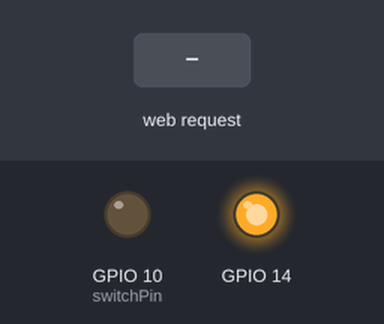
Bench run of a sketch on a simulated ESP32-C6. Shown: output pins drawn as LEDs (lit = HIGH). The test bench sets the inputs (shaded band). WiFi joins after 1.5 s; servers stay silent unless stated; what the sketch prints to the serial monitor is not drawn.

Above: at 3.3 s.
3.4 s: HTTP request GET /sawbird/50ohm received
At 4.5 s:
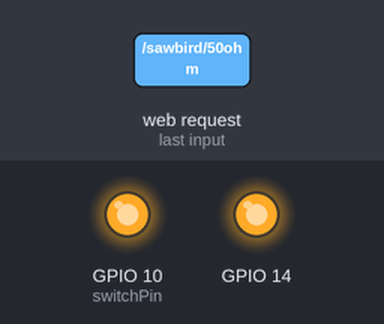
4.9 s: HTTP request GET /sawbird/operate received
At 5.6 s:
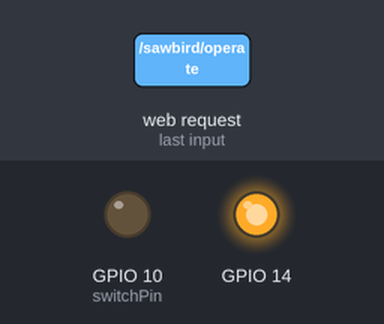
Timing chart, 0 to 7.9 s (numbered marks = the images above; inputs shaded):
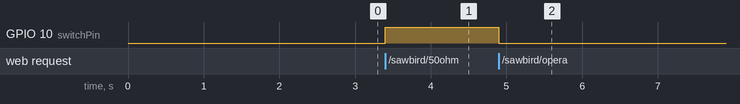

Measured:
- after the input at 3.4 s, GPIO 10 (switchPin): LOW → HIGH at once
- after the input at 4.9 s, GPIO 10 (switchPin): HIGH → LOW at once

The sketch:

esp32_C6_pin_change_query_ext_ant_static-IP.ino
```cpp
#include <WiFi.h>
#include <WebServer.h>
/*
Production StaticIP  December 5, 2025
PIN D10 to signal the Sawbird
Complie as XIAO_ESP32C6
External antenna selected - using a small piece of coax with 31mm wire exposed
*/
const char* ssid = "YOUR_SSID";
const char* password = "YOUR_PASSWORD";
const int switchPin = D10; // sawbird switch
WebServer server(80);
IPAddress staticIP(192, 168, 1, 8);
IPAddress gateway(192, 168, 1, 1);
IPAddress subnet(255, 255, 255, 0);
IPAddress primaryDNS(192, 168, 1, 1); //optional
IPAddress secondaryDNS(1, 1, 1, 1); //optional
const char* hostname = "esp32-sawbird";

void handleOn() {
  digitalWrite(switchPin, LOW);
  server.send(200, "text/plain", "SAWBIRD NORMAL"); // feedback for debugging
}

void handleOff() {
  digitalWrite(switchPin, HIGH);
  server.send(200, "text/plain", "SAWBIRD BYPASS"); // feedback for debugging
}

void setup() {
  pinMode(3, OUTPUT); // Two step process to enable the external U.FL port on the C6
  digitalWrite(3, LOW); // activate RF switch control
  delay(100);
  pinMode(14, OUTPUT);
  digitalWrite(14, HIGH); // select external antenna
  pinMode(switchPin, OUTPUT);
  digitalWrite(switchPin, LOW); //set low as default

  Serial.begin(115200); //local debugging mostly

  WiFi.setHostname(hostname);
  WiFi.begin(ssid, password);
  while (WiFi.status() != WL_CONNECTED) {
    delay(1000);
    Serial.println("Connecting to WiFi...");
}
  if(!WiFi.config(staticIP, gateway, subnet, primaryDNS, secondaryDNS)) { //set static IP
    Serial.println("Failed to configure Static IP");
  } else {
    Serial.println("Static IP configured!");
  }

  Serial.print("ESP32 IP Address: ");
  Serial.println(WiFi.localIP());  // Print the ESP32 IP address to Serial Monitor

  server.on("/sawbird/operate", handleOn);
  server.on("/sawbird/50ohm", handleOff);
  server.begin();
}

void loop() {
  server.handleClient();
}
```
